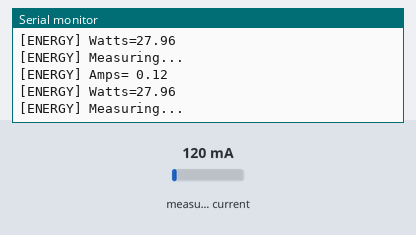
Bench run of a program on a simulated ESP8266 (NodeMCU). On the bench: the last lines printed to the serial monitor. Inputs (shaded band) come from the test bench; at power-on: measured current 120 mA. WiFi joins after 1.5 s; servers stay silent unless stated; no MQTT or app messages arrive unless stated.

Above: at 2.7 s.
2.8 s: measured current set to 40 mA
At 2.96 s:
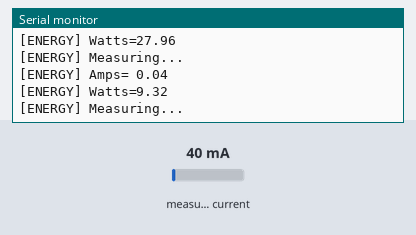
4.3 s: measured current set to 500 mA
At 4.57 s:
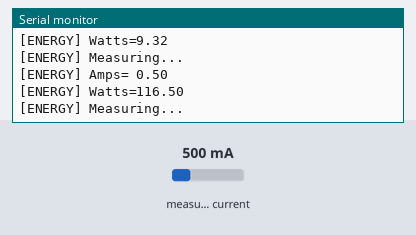
Timing chart, 0 to 7.3 s (numbered marks = the images above; inputs shaded):
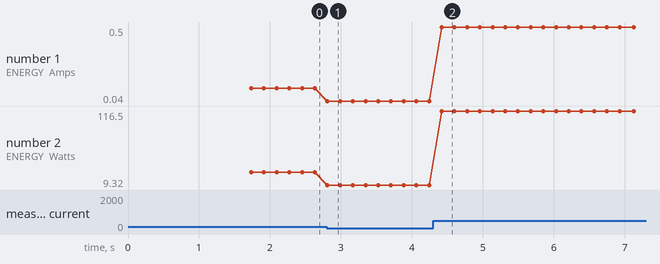

Measured:
- after the input at 2.8 s, the serial monitor: prints a new line at once (image 1)
- after the input at 4.3 s, the serial monitor: prints a new line after 0.12 s (image 2)
- plotted number 1: 0.12 → 0.04 after the input at 2.8 s, 0.04 → 0.5 after the input at 4.3 s
- plotted number 2: 27.96 → 9.32 after the input at 2.8 s, 9.32 → 116.5 after the input at 4.3 s

The program:

main.cpp
```cpp
#include "EmonLib.h"
#include <ESP8266WiFi.h>

// Configurations
#include "config.h"
#include "enums.h"

#include "tasks/wifi-connection.h"
#include "tasks/mqtt.h"
#include "tasks/measure-eletricity.h"
#include "tasks/ntp.h"

EnergyMonitor emon1;

// Place to store local measurements before sending them off to AWS
float measurements[LOCAL_MEASUREMENTS];
unsigned char measureIndex = 0;

void setup()
{
  #if DEBUG == true
    Serial.begin(115200);
  #endif

  // Setup the ADC
  pinMode(ADC_INPUT, INPUT);

  // Initialize emon library
  emon1.current(ADC_INPUT, ADC_CALIB);
}

void loop()
{
  // ----------------------------------------------------------------
  // TASK: Connect to WiFi & keep the connection alive.
  // ----------------------------------------------------------------
  keepWiFiAlive();
  // ----------------------------------------------------------------
  // TASK: Connect to AWS & keep the connection alive.
  // ----------------------------------------------------------------
  keepMQTTConnectionAlive();

  // ----------------------------------------------------------------
  // Task: measure electricity consumption ;)
  // ----------------------------------------------------------------
  measureElectricity();

  // ----------------------------------------------------------------
  // TASK: update time from NTP server.
  // ----------------------------------------------------------------
  //fetchTimeFromNTP();

  // ----------------------------------------------------------------
  // TASK: update WiFi signal strength
  // ----------------------------------------------------------------
}
```

enums.h
```cpp
#ifndef ENUMS
#define ENUMS

#include <Arduino.h>

// The state in which the device can be. This mainly affects what
// is drawn on the display.
enum DEVICE_STATE {
  CONNECTING_WIFI,
  CONNECTING_AWS,
  FETCHING_TIME,
  UP,
};

// Place to store all the variables that need to be displayed.
// All other functions should update these!
struct DisplayValues {
  double watt;
  double amps;
  int8_t wifi_strength;
  DEVICE_STATE currentState;
  String time;
};

#if DEBUG == true
  #define serial_print(x)  Serial.print (x)
  #define serial_println(x)  Serial.println (x)
#else
  #define serial_print(x)
  #define serial_println(x)
#endif

#endif
```

measure-eletricity.h
```cpp
#ifndef TASK_MEASURE_ELECTRICITY
#define TASK_MEASURE_ELECTRICITY

#include <Arduino.h>
#include "EmonLib.h"

#include "config.h"
#include "enums.h"
#include "mqtt.h"

extern EnergyMonitor emon1;
extern float measurements[];
extern unsigned char measureIndex;

void measureElectricity()
{
    serial_println("[ENERGY] Measuring...");
    //long start = millis();

    double amps = emon1.calcIrms(1480);
    double watts = amps * HOME_VOLTAGE;

    serial_print("[ENERGY] Amps= ");
    serial_println(amps);
    serial_print("[ENERGY] Watts=");
    serial_println(watts);

    measurements[measureIndex] = watts;
    measureIndex++;

    if (measureIndex == LOCAL_MEASUREMENTS)
    {
        uploadMeasurementsToAWS();
        measureIndex = 0;
    }

    //long end = millis();

    // Schedule the task to run again in 1 second (while
    // taking into account how long measurement took)
    // vTaskDelay((1000-(end-start)) / portTICK_PERIOD_MS);
}

#endif
```

mqtt.h
```cpp
#ifndef TASK_MQTT_AWS
#define TASK_MQTT_AWS

#include "config.h"

#include <Arduino.h>
#include <WiFiClientSecure.h>
#include <PubSubClient.h>

extern float measurements[];

#define MQQT_MAX_MSG_SIZE_BYTES 300

WiFiClientSecure MQQT_net;
PubSubClient MQQT_client(MQQT_net);

// Just for debug
// For now
void subscribeReceive(char* topic, byte* payload, unsigned int length)
{
  // Print the topic
  Serial.print("Topic: ");
  Serial.println(topic);

  // Print the message
  Serial.print("Message: ");
  for(int i = 0; i < length; i ++)
  {
    Serial.print(char(payload[i]));
  }

  // Print a newline
  Serial.println("");
}

void keepMQTTConnectionAlive()
{

    if (MQQT_client.connected())
    {
        MQQT_client.loop();
        return;
    }

    if (!WiFi.isConnected())
    {
        return;
    }

    // Configure certificates
    MQQT_net.setInsecure();
    serial_println(F("[MQTT] Connecting to broker..."));
    MQQT_client.setServer(MQTT_SERVER, 8883);
    MQQT_client.setCallback(subscribeReceive);
    ;

    // Attempt to connect
    if (MQQT_client.connect(MQTT_CLIENT_ID, MQTT_USER, MQTT_PASSWORD, MQTT_TOPIC_STATE, 1, true, "disconnected", false))
    {
        serial_println(F("[MQTT] connected"));

        // Once connected, publish an announcement...
        MQQT_client.publish(MQTT_TOPIC_STATE, "connected", true);
    }
    else
    {
        serial_print(F("[MQTT] failed, rc="));
        serial_print(MQQT_client.state());
        serial_println(F(" try again in 5 seconds"));
        delay(5000);
    }
}

/**
 * TASK: Upload measurements to AWS. This only works when there are enough
 * local measurements. It's called by the measurement function.
 */
void uploadMeasurementsToAWS()
{
    if (!WiFi.isConnected() || !MQQT_client.connected())
    {
        serial_println("[MQTT] AWS: no connection. Discarding data..");
        return;
    }

    char msg[MQQT_MAX_MSG_SIZE_BYTES];
    strcpy(msg, "{\"readings\":[");

    for (short i = 0; i < LOCAL_MEASUREMENTS - 1; i++)
    {
        strcat(msg, String(measurements[i]).c_str());
        strcat(msg, ",");
    }

    strcat(msg, String(measurements[LOCAL_MEASUREMENTS - 1]).c_str());
    strcat(msg, "]}");

    serial_print("[MQTT] AWS publish: ");
    serial_println(msg);
    MQQT_client.publish("bla", msg);

    // Task is done!
    //vTaskDelete(NULL);
}
#endif
```

ntp.h
```cpp
#ifndef TASK_FETCH_TIME_NTP
#define TASK_FETCH_TIME_NTP

#include <ESP8266WiFi.h>
#include <WiFiUdp.h>
#include <NTPClient.h>
#include "enums.h"

extern void reconnectWifiIfNeeded();

WiFiUDP ntpUDP;

// TODO: this does not take timezones into account! Only UTC for now.
NTPClient timeClient(ntpUDP, NTP_SERVER, NTP_OFFSET_SECONDS, NTP_UPDATE_INTERVAL_MS);

void fetchTimeFromNTP()
{
    if (!WiFi.isConnected())
    {
        return;
    }

    serial_println("[NTP] Updating...");
    timeClient.update();

    String timestring = timeClient.getFormattedTime();
    short tIndex = timestring.indexOf("T");
    //gDisplayValues.time = timestring.substring(tIndex + 1, timestring.length() - 3);

    serial_println("[NTP] Done");

    // Sleep for a minute before checking again
}
#endif
```

wifi-connection.h
```cpp
#ifndef TASK_WIFI_CONNECTION
#define TASK_WIFI_CONNECTION

#include <ESP8266WiFi.h>
#include <Arduino.h>
#include <ArduinoOTA.h>
#include "enums.h"
#include "config.h"

extern void goToDeepSleep();

void OTAconfig() {
  // Port defaults to 8266
  // ArduinoOTA.setPort(8266);

  // Hostname defaults to esp8266-[ChipID]
  // ArduinoOTA.setHostname("myesp8266");

  // No authentication by default
  // ArduinoOTA.setPassword((const char *)"123");

  ArduinoOTA.onStart([]() {
    Serial.println("Start");
  });
  ArduinoOTA.onEnd([]() {
    Serial.println("\nEnd");
  });
  ArduinoOTA.onProgress([](unsigned int progress, unsigned int total) {
    Serial.printf("Progress: %u%%\r", (progress / (total / 100)));
  });
  ArduinoOTA.onError([](ota_error_t error) {
    Serial.printf("Error[%u]: ", error);
    if (error == OTA_AUTH_ERROR) Serial.println("Auth Failed");
    else if (error == OTA_BEGIN_ERROR) Serial.println("Begin Failed");
    else if (error == OTA_CONNECT_ERROR) Serial.println("Connect Failed");
    else if (error == OTA_RECEIVE_ERROR) Serial.println("Receive Failed");
    else if (error == OTA_END_ERROR) Serial.println("End Failed");
  });
  ArduinoOTA.begin();

}

/**
 * Task: monitor the WiFi connection and keep it alive!
 *
 * When a WiFi connection is established, this task will check it every 10 seconds
 * to make sure it's still alive.
 *
 * If not, a reconnect is attempted. If this fails to finish within the timeout,
 * the ESP32 is send to deep sleep in an attempt to recover from this.
 */
void keepWiFiAlive(){
    if(WiFi.status() == WL_CONNECTED){
        ArduinoOTA.handle();
        return;
    }

    serial_println(F("[WIFI] Connecting"));

    //WiFi.mode(WIFI_STA);
    //WiFi.setHostname(DEVICE_NAME);
    WiFi.begin(WIFI_NETWORK, WIFI_PASSWORD);

    while (WiFi.waitForConnectResult() != WL_CONNECTED)
    {
      serial_println(F("Connection Failed! Rebooting..."));
      delay(5000);
      ESP.restart();
    }

    serial_print(F("[WIFI] Connected: "));
    serial_println(WiFi.localIP());
    //gDisplayValues.currentState = UP;

    serial_println(F("[WIFI] Connecting to OTA"));
    OTAconfig();
    serial_println(F("[WIFI] Connected"));
}


#endif
```

config.h
```cpp
#ifndef CONFIG
#define CONFIG

/**
 * Set this to false to disable Serial logging
 */
#define DEBUG true

/**
 * The name of this device (as defined in the AWS IOT console).
 * Also used to set the hostname on the network
 */
#define MQTT_CLIENT_ID "esp"

/**
 * ADC input pin that is used to read out the CT sensor
 */
#define ADC_INPUT A0
#define ADC_CALIB 106.1

/**
 * The voltage of your home, used to calculate the wattage.
 * Try setting this as accurately as possible.
 */
#define HOME_VOLTAGE 233.0

/**
 * WiFi credentials
 */

#define WIFI_PASSWORD ""
#define WIFI_NETWORK ""

/**
 * Timeout for the WiFi connection. When this is reached,
 * the ESP goes into deep sleep for 30seconds to try and
 * recover.
 */
#define WIFI_TIMEOUT 20000 // 20 seconds

/**
 * How long should we wait after a failed WiFi connection
 * before trying to set one up again.
 */
#define WIFI_RECOVER_TIME_MS 20000 // 20 seconds

/**
 * Dimensions of the OLED display attached to the ESP
 */
#define SCREEN_WIDTH 128
#define SCREEN_HEIGHT 64

/**
 * Force Emonlib to assume a 3.3V supply to the CT sensor
 */
#define emonTxV3 1


/**
 * Local measurements
 */
#define LOCAL_MEASUREMENTS 30


/**
 * The MQTT endpoint of the service we should connect to and receive messages
 * from.
 */
#define MQTT_ENABLED true

#define MQTT_SERVER ""
#define MQTT_USER ""
#define MQTT_PASSWORD ""
#define MQTT_CONNECT_DELAY 200
#define MQTT_CONNECT_TIMEOUT 20000 // 20 seconds
#define MQTT_TOPIC_STATE "home/energymeter/status"

/**
 * Syncing time with an NTP server
 */
#define NTP_TIME_SYNC_ENABLED true
#define NTP_SERVER "pool.ntp.org"
#define NTP_OFFSET_SECONDS 3600
#define NTP_UPDATE_INTERVAL_MS 60000

/**
 * Wether or not you want to enable Home Assistant integration
 */
#define HA_ENABLED false
#define HA_ADDRESS "*** YOUR HOME ASSISTANT IP ADDRESSS ***"
#define HA_PORT 8883
#define HA_USER "*** MQTT USER ***"
#define HA_PASSWORD "*** MQTT PASSWORD ***"

// Check which core Arduino is running on. This is done because updating the
// display only works from the Arduino core.
#if CONFIG_FREERTOS_UNICORE
#define ARDUINO_RUNNING_CORE 0
#else
#define ARDUINO_RUNNING_CORE 1
#endif

#endif
```
